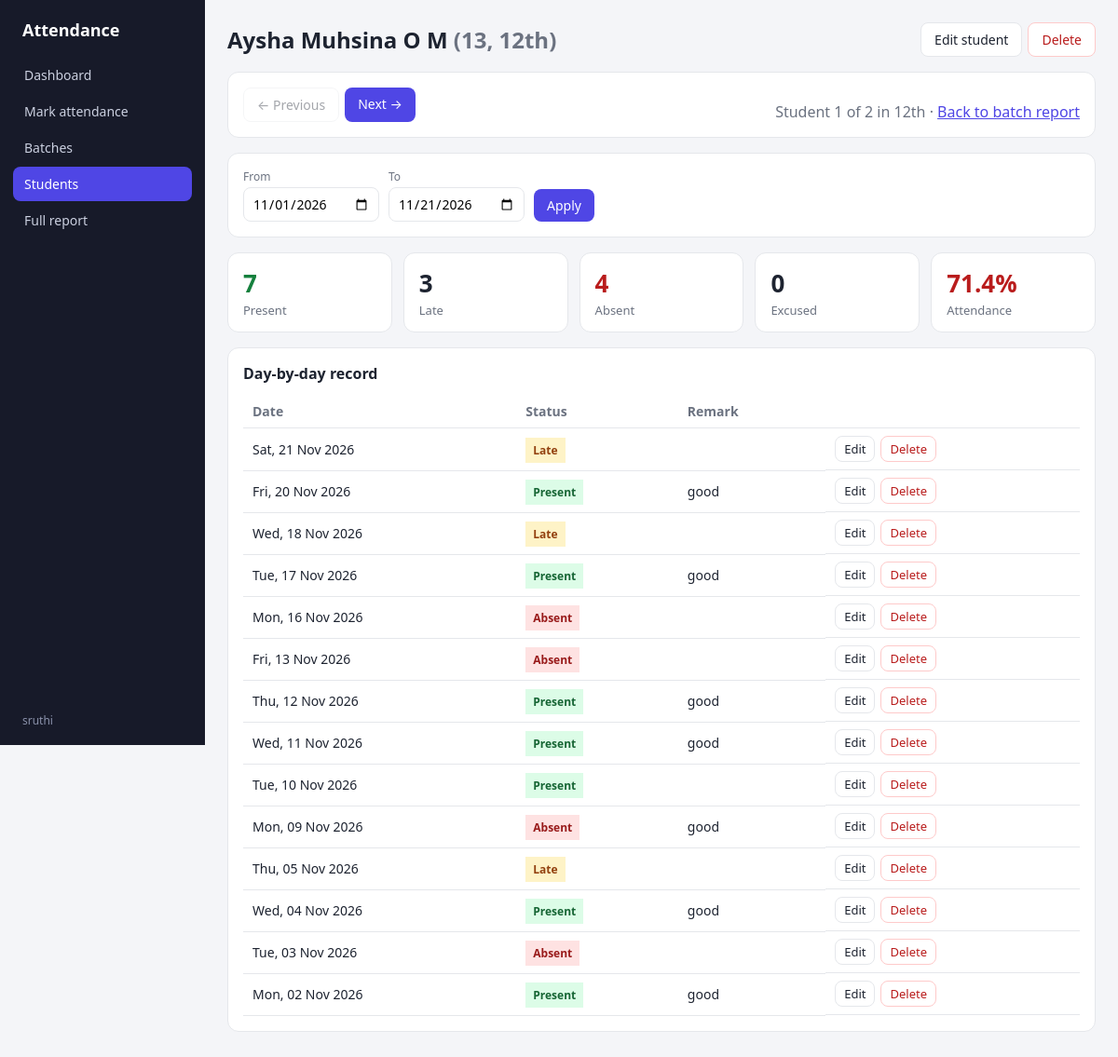
The page /student/1/ (signed in) on the database its author committed.
### attendance/models.py (models this page shows, shortened)
class Student(models.Model):
    batch = models.ForeignKey(Batch, on_delete=models.CASCADE, related_name="students")
    roll_no = models.CharField(max_length=30)
    name = models.CharField(max_length=150)
    email = models.EmailField(blank=True)
    phone = models.CharField(max_length=20, blank=True)
    is_active = models.BooleanField(default=True)
    class Meta:
        ordering = ["batch__name", "roll_no"]
        constraints = [
            models.UniqueConstraint(fields=["batch", "roll_no"], name="unique_roll_per_batch")
        ]

class Batch(models.Model):
    name = models.CharField(max_length=100, unique=True)
    description = models.CharField(max_length=255, blank=True)
    created_at = models.DateTimeField(auto_now_add=True)
    class Meta:
        ordering = ["name"]
        verbose_name_plural = "batches"

class Attendance(models.Model):
    PRESENT = "P"
    ABSENT = "A"
    LATE = "L"
    EXCUSED = "E"
    STATUS_CHOICES = [
        (PRESENT, "Present"),
        (ABSENT, "Absent"),
        (LATE, "Late"),
        (EXCUSED, "Excused"),
    ]
    student = models.ForeignKey(Student, on_delete=models.CASCADE, related_name="records")
    date = models.DateField()
    status = models.CharField(max_length=1, choices=STATUS_CHOICES, default=PRESENT)
    remark = models.CharField(max_length=255, blank=True)
    marked_by = models.ForeignKey(
        settings.AUTH_USER_MODEL, null=True, blank=True, on_delete=models.SET_NULL
    )
    updated_at = models.DateTimeField(auto_now=True)
    class Meta:
        ordering = ["-date", "student__roll_no"]
        constraints = [
            models.UniqueConstraint(fields=["student", "date"], name="one_record_per_student_per_day")
        ]
        indexes = [models.Index(fields=["date"])]

### attendance/views.py (the view)
# urls.py: path("student/<int:student_id>/", views.student_detail, name="student"),
@login_required
def student_detail(request, student_id):
    student = get_object_or_404(Student.objects.select_related("batch"), pk=student_id)
    start, end = _range(request)
    records = student.records.filter(date__range=(start, end))
    counts = {r["status"]: r["n"] for r in records.values("status").annotate(n=Count("id"))}
    present = counts.get(Attendance.PRESENT, 0)
    late = counts.get(Attendance.LATE, 0)
    absent = counts.get(Attendance.ABSENT, 0)
    ids = list(
        Student.objects.filter(batch=student.batch, is_active=True)
        .order_by("roll_no")
        .values_list("pk", flat=True)
    )
    idx = ids.index(student.pk) if student.pk in ids else None
    prev_id = ids[idx - 1] if idx else None
    next_id = ids[idx + 1] if idx is not None and idx + 1 < len(ids) else None
    return render(
        request,
        "attendance/student.html",
        {
            "prev_id": prev_id,
            "next_id": next_id,
            "position": idx + 1 if idx is not None else None,
            "total": len(ids),
            "student": student,
            "records": records,
            "start": start,
            "end": end,
            "present": present,
            "late": late,
            "absent": absent,
            "excused": counts.get(Attendance.EXCUSED, 0),
            "pct": percentage(present, late, absent),
        },
    )

### attendance/models.py (called while the page is built)
def percentage(present, late, absent):
    total = present + late + absent
    if not total:
        return None
    return round((present + late) * 100 / total, 1)

### attendance/views.py (called while the page is built)
def _parse_date(value, default):
    parsed = parse_date(value) if value else None
    return parsed or default

def _range(request):
    today = timezone.localdate()
    start = _parse_date(request.GET.get("from"), today.replace(day=1))
    end = _parse_date(request.GET.get("to"), today)
    if start > end:
        start, end = end, start
    return start, end

### attendance/templates/attendance/student.html (shortened to what this page needs)
{% extends "attendance/base.html" %}
{% load static %}
{% block content %}
<div class="page-head">
  <h2>{{ student.name }} <span class="muted">({{ student.roll_no }}, {{ student.batch.name }})</span></h2>
  <div class="actions">
    <a class="btn secondary" href="{% url 'attendance:student_update' student.pk %}">Edit student</a>
    <a class="btn danger" href="{% url 'attendance:student_delete' student.pk %}">Delete</a>
  </div>
</div>
<div class="card filters" style="justify-content:space-between">
  <div class="actions">
    {% if prev_id %}
      <a class="btn secondary" href="{% url 'attendance:student' prev_id %}?from={{ start|date:'Y-m-d' }}&to={{ end|date:'Y-m-d' }}">&larr; Previous</a>
    {% else %}
      <span class="btn secondary" style="opacity:.4">&larr; Previous</span>
    {% endif %}
    {% if next_id %}
      <a class="btn" href="{% url 'attendance:student' next_id %}?from={{ start|date:'Y-m-d' }}&to={{ end|date:'Y-m-d' }}">Next &rarr;</a>
    {% else %}
      <span class="btn" style="opacity:.4">Next &rarr;</span>
    {% endif %}
  </div>
  <div class="muted">
    {% if position %}Student {{ position }} of {{ total }} in {{ student.batch.name }} · {% endif %}
    <a href="{% url 'attendance:report' student.batch.pk %}?from={{ start|date:'Y-m-d' }}&to={{ end|date:'Y-m-d' }}">Back to batch report</a>
  </div>
</div>
<form method="get" class="card filters">
  <div><label for="from">From</label><input type="date" id="from" name="from" value="{{ start|date:'Y-m-d' }}"></div>
  <div><label for="to">To</label><input type="date" id="to" name="to" value="{{ end|date:'Y-m-d' }}"></div>
  <button class="btn" type="submit">Apply</button>
</form>
<div class="stats">
  <div class="stat"><div class="n good">{{ present }}</div><div class="l">Present</div></div>
  <div class="stat"><div class="n">{{ late }}</div><div class="l">Late</div></div>
  <div class="stat"><div class="n low">{{ absent }}</div><div class="l">Absent</div></div>
  <div class="stat"><div class="n">{{ excused }}</div><div class="l">Excused</div></div>
  <div class="stat">
    <div class="n">
      {% if pct is None %}-{% elif pct < 75 %}<span class="low">{{ pct }}%</span>{% else %}<span class="good">{{ pct }}%</span>{% endif %}
    </div>
    <div class="l">Attendance</div>
  </div>
</div>
<div class="card">
  <h3>Day-by-day record</h3>
  <table>
    <thead><tr><th>Date</th><th>Status</th><th>Remark</th><th></th></tr></thead>
    <tbody>
    {% for r in records %}
      <tr>
        <td>{{ r.date|date:"D, d M Y" }}</td>
        <td><span class="st st-{{ r.status }}">{{ r.get_status_display }}</span></td>
        <td>{{ r.remark }}</td>
        <td class="actions">
          <a class="btn secondary small" href="{% url 'attendance:record_update' r.pk %}">Edit</a>
          <a class="btn danger small" href="{% url 'attendance:record_delete' r.pk %}">Delete</a>
        </td>
      </tr>
    {% empty %}
      <tr><td colspan="4" class="muted">No records in this range.</td></tr>
    {% endfor %}
    </tbody>
  </table>
</div>
{% endblock %}

### attendance/templates/attendance/base.html (shortened to what this page needs)
{% load static %}<!doctype html>
<html lang="en">
<head>
  <link rel="stylesheet" href="{% static 'css/style.css' %}">
</head>
<body>
  {% with url=request.resolver_match.url_name %}
  <div class="layout">
    <aside class="sidebar">
      <div class="brand">Attendance</div>
      <nav>
        <a href="{% url 'attendance:dashboard' %}" class="{% if url == 'dashboard' %}active{% endif %}">Dashboard</a>
        <a href="{% url 'attendance:mark_select' %}" class="{% if url == 'mark_select' or url == 'mark' %}active{% endif %}">Mark attendance</a>
        <a href="{% url 'attendance:batch_list' %}" class="{% if url == 'batch_list' or url == 'batch_create' or url == 'batch_update' or url == 'batch_delete' or url == 'report' %}active{% endif %}">Batches</a>
        <a href="{% url 'attendance:student_list' %}" class="{% if url == 'student_list' or url == 'student_create' or url == 'student_update' or url == 'student_delete' or url == 'student' or url == 'record_update' or url == 'record_delete' %}active{% endif %}">Students</a>
        <a href="{% url 'attendance:full_report' %}" class="{% if url == 'full_report' %}active{% endif %}">Full report</a>
      </nav>
      <div class="who">{{ request.user.get_username }}</div>
    </aside>
    <div class="content">
      <div class="content-inner">
        {% block content %}{% endblock %}
      </div>
    </div>
  </div>
  {% endwith %}
</body>
</html>

### static/css/style.css (style rules this page uses)
:root { --bg: #f4f5f8; --card: #fff; --text: #1d2330; --muted: #6b7280; --line: #e5e7eb; --accent: #4f46e5; --ok: #15803d; --bad: #b91c1c; --warn: #b45309; --side: #171a29; }
* { box-sizing: border-box; }
body { margin: 0; font-family: system-ui, -apple-system, "Segoe UI", sans-serif; background: var(--bg); color: var(--text); }
a { color: var(--accent); }
h2 { margin: 0 0 16px; }
h3 { margin: 0 0 12px; font-size: 16px; }
.layout { display: grid; grid-template-columns: 220px 1fr; min-height: 100vh; }
.sidebar { background: var(--side); color: #cbd0e0; padding: 20px 14px; position: sticky; top: 0; height: 100vh; }
.brand { color: #fff; font-weight: 700; font-size: 18px; padding: 0 10px 18px; }
.sidebar nav a { display: block; color: #cbd0e0; text-decoration: none; padding: 9px 12px; border-radius: 8px; margin-bottom: 2px; font-size: 14px; }
.sidebar nav a.active { background: var(--accent); color: #fff; }
.sidebar .who { position: absolute; bottom: 18px; left: 24px; font-size: 12px; color: #8b92ab; }
.content { padding: 24px; min-width: 0; }
.content-inner { max-width: 1100px; margin: 0 auto; }
.page-head { display: flex; justify-content: space-between; align-items: center; flex-wrap: wrap; gap: 10px; margin-bottom: 16px; }
.page-head h2 { margin: 0; }
.card { background: var(--card); border: 1px solid var(--line); border-radius: 12px; padding: 16px; margin-bottom: 16px; overflow-x: auto; }
table { width: 100%; border-collapse: collapse; }
th, td { text-align: left; padding: 8px 10px; border-bottom: 1px solid var(--line); font-size: 14px; white-space: nowrap; }
th { color: var(--muted); font-weight: 600; }
.btn { display: inline-block; background: var(--accent); color: #fff; border: 0; padding: 8px 14px; border-radius: 8px; font-size: 14px; cursor: pointer; text-decoration: none; font-family: inherit; }
.btn.secondary { background: #fff; color: var(--text); border: 1px solid var(--line); }
.btn.danger { background: #fff; color: var(--bad); border: 1px solid #fecaca; }
.btn.small { padding: 4px 9px; font-size: 13px; }
input[type=date], input[type=text], input[type=email], input[type=search], select, textarea { padding: 7px 9px; border: 1px solid var(--line); border-radius: 8px; font-size: 14px; font-family: inherit; background: #fff; }
.filters { display: flex; gap: 10px; flex-wrap: wrap; align-items: end; }
.filters label { font-size: 12px; color: var(--muted); display: block; margin-bottom: 3px; }
.low { color: var(--bad); font-weight: 600; }
.good { color: var(--ok); font-weight: 600; }
.muted { color: var(--muted); }
.actions { display: flex; gap: 6px; flex-wrap: wrap; }
.stats { display: grid; grid-template-columns: repeat(auto-fit, minmax(150px, 1fr)); gap: 12px; margin-bottom: 16px; }
.stat { background: var(--card); border: 1px solid var(--line); border-radius: 12px; padding: 14px 16px; }
.stat .n { font-size: 26px; font-weight: 700; }
.stat .l { font-size: 13px; color: var(--muted); margin-top: 2px; }
.st { text-align: center; font-weight: 600; font-size: 12px; padding: 5px 8px; }
.st-P { background: #dcfce7; color: #166534; }
.st-A { background: #fee2e2; color: #991b1b; }
.st-L { background: #fef3c7; color: #92400e; }

### rows shown on the page
Student: name "Aysha Muhsina O M", roll_no "13", batch.name "12th"
Attendance: date "Sat, 21 Nov 2026", status "Late"
Attendance: date "Fri, 20 Nov 2026", status "Present", remark "good"
Attendance: date "Wed, 18 Nov 2026", status "Late"
Attendance: date "Tue, 17 Nov 2026", status "Present", remark "good"
Attendance: date "Mon, 16 Nov 2026", status "Absent"
Attendance: date "Fri, 13 Nov 2026", status "Absent"
Attendance: date "Thu, 12 Nov 2026", status "Present", remark "good"
Attendance: date "Wed, 11 Nov 2026", status "Present", remark "good"
Attendance: date "Tue, 10 Nov 2026", status "Present"
Attendance: date "Mon, 09 Nov 2026", status "Absent", remark "good"
Attendance: date "Thu, 05 Nov 2026", status "Late"
Attendance: date "Wed, 04 Nov 2026", status "Present", remark "good"
Attendance: date "Tue, 03 Nov 2026", status "Absent"
Attendance: date "Mon, 02 Nov 2026", status "Present", remark "good"

### other values the page prints
{{ request.user.get_username }} "sruthi"
{{ position }} "1"
{{ total }} "2"
{{ present }} "7"
{{ late }} "3"
{{ absent }} "4"
{{ excused }} "0"
{{ pct }} "71.4"
